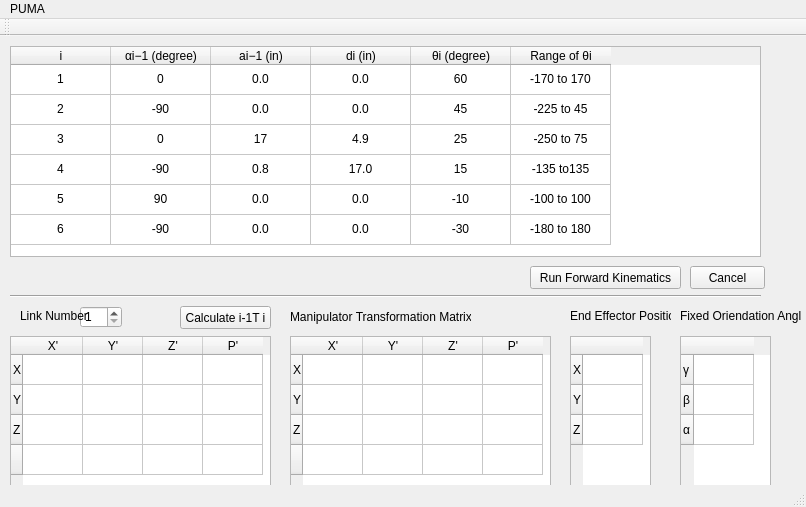
<?xml version="1.0" encoding="UTF-8"?>
<ui version="4.0">
 <class>ForwardKinematics</class>
 <widget class="QMainWindow" name="ForwardKinematics">
  <property name="geometry">
   <rect>
    <x>0</x>
    <y>0</y>
    <width>806</width>
    <height>507</height>
   </rect>
  </property>
  <property name="windowTitle">
   <string>ForwardKinematics</string>
  </property>
  <widget class="QWidget" name="centralWidget">
   <widget class="QPushButton" name="pushButtonCalculate">
    <property name="geometry">
     <rect>
      <x>530</x>
      <y>230</y>
      <width>151</width>
      <height>23</height>
     </rect>
    </property>
    <property name="text">
     <string>Run Forward Kinematics</string>
    </property>
   </widget>
   <widget class="QPushButton" name="pushButtonCancel">
    <property name="geometry">
     <rect>
      <x>690</x>
      <y>230</y>
      <width>75</width>
      <height>23</height>
     </rect>
    </property>
    <property name="text">
     <string>Cancel</string>
    </property>
   </widget>
   <widget class="QTableWidget" name="tableWidgetParameters">
    <property name="geometry">
     <rect>
      <x>10</x>
      <y>10</y>
      <width>751</width>
      <height>211</height>
     </rect>
    </property>
    <property name="minimumSize">
     <size>
      <width>631</width>
      <height>0</height>
     </size>
    </property>
    <property name="layoutDirection">
     <enum>Qt::LeftToRight</enum>
    </property>
    <property name="showDropIndicator" stdset="0">
     <bool>true</bool>
    </property>
    <property name="textElideMode">
     <enum>Qt::ElideRight</enum>
    </property>
    <attribute name="horizontalHeaderVisible">
     <bool>true</bool>
    </attribute>
    <attribute name="horizontalHeaderCascadingSectionResizes">
     <bool>false</bool>
    </attribute>
    <attribute name="horizontalHeaderDefaultSectionSize">
     <number>100</number>
    </attribute>
    <attribute name="verticalHeaderVisible">
     <bool>false</bool>
    </attribute>
    <row>
     <property name="text">
      <string>1</string>
     </property>
    </row>
    <row>
     <property name="text">
      <string>2</string>
     </property>
    </row>
    <row>
     <property name="text">
      <string>3</string>
     </property>
    </row>
    <row>
     <property name="text">
      <string>4</string>
     </property>
    </row>
    <row>
     <property name="text">
      <string>5</string>
     </property>
    </row>
    <row>
     <property name="text">
      <string>6</string>
     </property>
    </row>
    <column>
     <property name="text">
      <string>i</string>
     </property>
     <property name="textAlignment">
      <set>AlignHCenter|AlignVCenter|AlignCenter</set>
     </property>
    </column>
    <column>
     <property name="text">
      <string>αi−1 (degree)</string>
     </property>
     <property name="textAlignment">
      <set>AlignHCenter|AlignVCenter|AlignCenter</set>
     </property>
    </column>
    <column>
     <property name="text">
      <string>ai−1 (in)</string>
     </property>
     <property name="textAlignment">
      <set>AlignHCenter|AlignVCenter|AlignCenter</set>
     </property>
    </column>
    <column>
     <property name="text">
      <string>di (in)</string>
     </property>
     <property name="textAlignment">
      <set>AlignHCenter|AlignVCenter|AlignCenter</set>
     </property>
    </column>
    <column>
     <property name="text">
      <string>θi (degree)</string>
     </property>
     <property name="textAlignment">
      <set>AlignHCenter|AlignVCenter|AlignCenter</set>
     </property>
    </column>
    <column>
     <property name="text">
      <string>Range of θi</string>
     </property>
     <property name="textAlignment">
      <set>AlignHCenter|AlignVCenter|AlignCenter</set>
     </property>
    </column>
    <item row="0" column="0">
     <property name="text">
      <string>1</string>
     </property>
     <property name="textAlignment">
      <set>AlignHCenter|AlignVCenter|AlignCenter</set>
     </property>
    </item>
    <item row="0" column="1">
     <property name="text">
      <string>0</string>
     </property>
     <property name="textAlignment">
      <set>AlignHCenter|AlignVCenter|AlignCenter</set>
     </property>
    </item>
    <item row="0" column="2">
     <property name="text">
      <string>0.0</string>
     </property>
     <property name="textAlignment">
      <set>AlignHCenter|AlignVCenter|AlignCenter</set>
     </property>
    </item>
    <item row="0" column="3">
     <property name="text">
      <string>0.0</string>
     </property>
     <property name="textAlignment">
      <set>AlignHCenter|AlignVCenter|AlignCenter</set>
     </property>
    </item>
    <item row="0" column="4">
     <property name="text">
      <string>60</string>
     </property>
     <property name="textAlignment">
      <set>AlignHCenter|AlignVCenter|AlignCenter</set>
     </property>
    </item>
    <item row="0" column="5">
     <property name="text">
      <string>-170 to 170</string>
     </property>
     <property name="textAlignment">
      <set>AlignHCenter|AlignVCenter|AlignCenter</set>
     </property>
    </item>
    <item row="1" column="0">
     <property name="text">
      <string>2</string>
     </property>
     <property name="textAlignment">
      <set>AlignHCenter|AlignVCenter|AlignCenter</set>
     </property>
    </item>
    <item row="1" column="1">
     <property name="text">
      <string>-90</string>
     </property>
     <property name="textAlignment">
      <set>AlignHCenter|AlignVCenter|AlignCenter</set>
     </property>
    </item>
    <item row="1" column="2">
     <property name="text">
      <string>0.0</string>
     </property>
     <property name="textAlignment">
      <set>AlignHCenter|AlignVCenter|AlignCenter</set>
     </property>
    </item>
    <item row="1" column="3">
     <property name="text">
      <string>0.0</string>
     </property>
     <property name="textAlignment">
      <set>AlignHCenter|AlignVCenter|AlignCenter</set>
     </property>
    </item>
    <item row="1" column="4">
     <property name="text">
      <string>45</string>
     </property>
     <property name="textAlignment">
      <set>AlignHCenter|AlignVCenter|AlignCenter</set>
     </property>
    </item>
    <item row="1" column="5">
     <property name="text">
      <string>-225 to 45</string>
     </property>
     <property name="textAlignment">
      <set>AlignHCenter|AlignVCenter|AlignCenter</set>
     </property>
    </item>
    <item row="2" column="0">
     <property name="text">
      <string>3</string>
     </property>
     <property name="textAlignment">
      <set>AlignHCenter|AlignVCenter|AlignCenter</set>
     </property>
    </item>
    <item row="2" column="1">
     <property name="text">
      <string>0</string>
     </property>
     <property name="textAlignment">
      <set>AlignHCenter|AlignVCenter|AlignCenter</set>
     </property>
    </item>
    <item row="2" column="2">
     <property name="text">
      <string>17</string>
     </property>
     <property name="textAlignment">
      <set>AlignHCenter|AlignVCenter|AlignCenter</set>
     </property>
    </item>
    <item row="2" column="3">
     <property name="text">
      <string>4.9</string>
     </property>
     <property name="textAlignment">
      <set>AlignHCenter|AlignVCenter|AlignCenter</set>
     </property>
    </item>
    <item row="2" column="4">
     <property name="text">
      <string>25</string>
     </property>
     <property name="textAlignment">
      <set>AlignHCenter|AlignVCenter|AlignCenter</set>
     </property>
    </item>
    <item row="2" column="5">
     <property name="text">
      <string>-250 to 75</string>
     </property>
     <property name="textAlignment">
      <set>AlignHCenter|AlignVCenter|AlignCenter</set>
     </property>
    </item>
    <item row="3" column="0">
     <property name="text">
      <string>4</string>
     </property>
     <property name="textAlignment">
      <set>AlignHCenter|AlignVCenter|AlignCenter</set>
     </property>
    </item>
    <item row="3" column="1">
     <property name="text">
      <string>-90</string>
     </property>
     <property name="textAlignment">
      <set>AlignHCenter|AlignVCenter|AlignCenter</set>
     </property>
    </item>
    <item row="3" column="2">
     <property name="text">
      <string>0.8</string>
     </property>
     <property name="textAlignment">
      <set>AlignHCenter|AlignVCenter|AlignCenter</set>
     </property>
    </item>
    <item row="3" column="3">
     <property name="text">
      <string>17.0</string>
     </property>
     <property name="textAlignment">
      <set>AlignHCenter|AlignVCenter|AlignCenter</set>
     </property>
    </item>
    <item row="3" column="4">
     <property name="text">
      <string>15</string>
     </property>
     <property name="textAlignment">
      <set>AlignHCenter|AlignVCenter|AlignCenter</set>
     </property>
    </item>
    <item row="3" column="5">
     <property name="text">
      <string>-135 to135</string>
     </property>
     <property name="textAlignment">
      <set>AlignHCenter|AlignVCenter|AlignCenter</set>
     </property>
    </item>
    <item row="4" column="0">
     <property name="text">
      <string>5</string>
     </property>
     <property name="textAlignment">
      <set>AlignHCenter|AlignVCenter|AlignCenter</set>
     </property>
    </item>
    <item row="4" column="1">
     <property name="text">
      <string>90</string>
     </property>
     <property name="textAlignment">
      <set>AlignHCenter|AlignVCenter|AlignCenter</set>
     </property>
    </item>
    <item row="4" column="2">
     <property name="text">
      <string>0.0</string>
     </property>
     <property name="textAlignment">
      <set>AlignHCenter|AlignVCenter|AlignCenter</set>
     </property>
    </item>
    <item row="4" column="3">
     <property name="text">
      <string>0.0</string>
     </property>
     <property name="textAlignment">
      <set>AlignHCenter|AlignVCenter|AlignCenter</set>
     </property>
    </item>
    <item row="4" column="4">
     <property name="text">
      <string>-10</string>
     </property>
     <property name="textAlignment">
      <set>AlignHCenter|AlignVCenter|AlignCenter</set>
     </property>
    </item>
    <item row="4" column="5">
     <property name="text">
      <string>-100 to 100</string>
     </property>
     <property name="textAlignment">
      <set>AlignHCenter|AlignVCenter|AlignCenter</set>
     </property>
    </item>
    <item row="5" column="0">
     <property name="text">
      <string>6</string>
     </property>
     <property name="textAlignment">
      <set>AlignHCenter|AlignVCenter|AlignCenter</set>
     </property>
    </item>
    <item row="5" column="1">
     <property name="text">
      <string>-90</string>
     </property>
     <property name="textAlignment">
      <set>AlignHCenter|AlignVCenter|AlignCenter</set>
     </property>
    </item>
    <item row="5" column="2">
     <property name="text">
      <string>0.0</string>
     </property>
     <property name="textAlignment">
      <set>AlignHCenter|AlignVCenter|AlignCenter</set>
     </property>
    </item>
    <item row="5" column="3">
     <property name="text">
      <string>0.0</string>
     </property>
     <property name="textAlignment">
      <set>AlignHCenter|AlignVCenter|AlignCenter</set>
     </property>
    </item>
    <item row="5" column="4">
     <property name="text">
      <string>-30</string>
     </property>
     <property name="textAlignment">
      <set>AlignHCenter|AlignVCenter|AlignCenter</set>
     </property>
    </item>
    <item row="5" column="5">
     <property name="text">
      <string>-180 to 180</string>
     </property>
     <property name="textAlignment">
      <set>AlignHCenter|AlignVCenter|AlignCenter</set>
     </property>
    </item>
   </widget>
   <widget class="QTableWidget" name="tableWidgetLinkTransMatrix">
    <property name="geometry">
     <rect>
      <x>10</x>
      <y>300</y>
      <width>261</width>
      <height>151</height>
     </rect>
    </property>
    <attribute name="horizontalHeaderDefaultSectionSize">
     <number>60</number>
    </attribute>
    <row>
     <property name="text">
      <string>X</string>
     </property>
    </row>
    <row>
     <property name="text">
      <string>Y</string>
     </property>
    </row>
    <row>
     <property name="text">
      <string>Z</string>
     </property>
    </row>
    <row>
     <property name="text">
      <string/>
     </property>
    </row>
    <column>
     <property name="text">
      <string>X'</string>
     </property>
    </column>
    <column>
     <property name="text">
      <string>Y'</string>
     </property>
    </column>
    <column>
     <property name="text">
      <string>Z'</string>
     </property>
    </column>
    <column>
     <property name="text">
      <string>P'</string>
     </property>
    </column>
    <item row="0" column="0">
     <property name="text">
      <string/>
     </property>
     <property name="flags">
      <set>ItemIsSelectable|ItemIsDragEnabled|ItemIsEnabled</set>
     </property>
    </item>
    <item row="0" column="1">
     <property name="flags">
      <set>ItemIsSelectable|ItemIsDragEnabled|ItemIsEnabled</set>
     </property>
    </item>
    <item row="0" column="2">
     <property name="flags">
      <set>ItemIsSelectable|ItemIsDragEnabled|ItemIsEnabled</set>
     </property>
    </item>
    <item row="0" column="3">
     <property name="flags">
      <set>ItemIsSelectable|ItemIsDragEnabled|ItemIsEnabled</set>
     </property>
    </item>
    <item row="1" column="0">
     <property name="flags">
      <set>ItemIsSelectable|ItemIsDragEnabled|ItemIsEnabled</set>
     </property>
    </item>
    <item row="1" column="1">
     <property name="flags">
      <set>ItemIsSelectable|ItemIsDragEnabled|ItemIsEnabled</set>
     </property>
    </item>
    <item row="1" column="2">
     <property name="flags">
      <set>ItemIsSelectable|ItemIsDragEnabled|ItemIsEnabled</set>
     </property>
    </item>
    <item row="1" column="3">
     <property name="flags">
      <set>ItemIsSelectable|ItemIsDragEnabled|ItemIsEnabled</set>
     </property>
    </item>
    <item row="2" column="0">
     <property name="flags">
      <set>ItemIsSelectable|ItemIsDragEnabled|ItemIsEnabled</set>
     </property>
    </item>
    <item row="2" column="1">
     <property name="flags">
      <set>ItemIsSelectable|ItemIsDragEnabled|ItemIsEnabled</set>
     </property>
    </item>
    <item row="2" column="2">
     <property name="flags">
      <set>ItemIsSelectable|ItemIsDragEnabled|ItemIsEnabled</set>
     </property>
    </item>
    <item row="2" column="3">
     <property name="flags">
      <set>ItemIsSelectable|ItemIsDragEnabled|ItemIsEnabled</set>
     </property>
    </item>
    <item row="3" column="0">
     <property name="flags">
      <set>ItemIsSelectable|ItemIsDragEnabled|ItemIsEnabled</set>
     </property>
    </item>
    <item row="3" column="1">
     <property name="flags">
      <set>ItemIsSelectable|ItemIsDragEnabled|ItemIsEnabled</set>
     </property>
    </item>
    <item row="3" column="2">
     <property name="flags">
      <set>ItemIsSelectable|ItemIsDragEnabled|ItemIsEnabled</set>
     </property>
    </item>
    <item row="3" column="3">
     <property name="flags">
      <set>ItemIsSelectable|ItemIsDragEnabled|ItemIsEnabled</set>
     </property>
    </item>
   </widget>
   <widget class="QPushButton" name="pushButtonLinkTransformationMatrix">
    <property name="geometry">
     <rect>
      <x>180</x>
      <y>270</y>
      <width>91</width>
      <height>23</height>
     </rect>
    </property>
    <property name="text">
     <string>Calculate i-1T i</string>
    </property>
   </widget>
   <widget class="QSpinBox" name="spinBox">
    <property name="geometry">
     <rect>
      <x>80</x>
      <y>270</y>
      <width>42</width>
      <height>22</height>
     </rect>
    </property>
    <property name="minimum">
     <number>1</number>
    </property>
    <property name="maximum">
     <number>6</number>
    </property>
   </widget>
   <widget class="QTableWidget" name="tableWidgetManipulatorMatrix">
    <property name="geometry">
     <rect>
      <x>290</x>
      <y>300</y>
      <width>261</width>
      <height>151</height>
     </rect>
    </property>
    <attribute name="horizontalHeaderDefaultSectionSize">
     <number>60</number>
    </attribute>
    <row>
     <property name="text">
      <string>X</string>
     </property>
    </row>
    <row>
     <property name="text">
      <string>Y</string>
     </property>
    </row>
    <row>
     <property name="text">
      <string>Z</string>
     </property>
    </row>
    <row>
     <property name="text">
      <string/>
     </property>
    </row>
    <column>
     <property name="text">
      <string>X'</string>
     </property>
    </column>
    <column>
     <property name="text">
      <string>Y'</string>
     </property>
    </column>
    <column>
     <property name="text">
      <string>Z'</string>
     </property>
    </column>
    <column>
     <property name="text">
      <string>P'</string>
     </property>
    </column>
    <item row="0" column="0">
     <property name="text">
      <string/>
     </property>
     <property name="flags">
      <set>ItemIsSelectable|ItemIsDragEnabled|ItemIsEnabled</set>
     </property>
    </item>
    <item row="0" column="1">
     <property name="flags">
      <set>ItemIsSelectable|ItemIsDragEnabled|ItemIsEnabled</set>
     </property>
    </item>
    <item row="0" column="2">
     <property name="flags">
      <set>ItemIsSelectable|ItemIsDragEnabled|ItemIsEnabled</set>
     </property>
    </item>
    <item row="0" column="3">
     <property name="flags">
      <set>ItemIsSelectable|ItemIsDragEnabled|ItemIsEnabled</set>
     </property>
    </item>
    <item row="1" column="0">
     <property name="flags">
      <set>ItemIsSelectable|ItemIsDragEnabled|ItemIsEnabled</set>
     </property>
    </item>
    <item row="1" column="1">
     <property name="flags">
      <set>ItemIsSelectable|ItemIsDragEnabled|ItemIsEnabled</set>
     </property>
    </item>
    <item row="1" column="2">
     <property name="flags">
      <set>ItemIsSelectable|ItemIsDragEnabled|ItemIsEnabled</set>
     </property>
    </item>
    <item row="1" column="3">
     <property name="flags">
      <set>ItemIsSelectable|ItemIsDragEnabled|ItemIsEnabled</set>
     </property>
    </item>
    <item row="2" column="0">
     <property name="flags">
      <set>ItemIsSelectable|ItemIsDragEnabled|ItemIsEnabled</set>
     </property>
    </item>
    <item row="2" column="1">
     <property name="flags">
      <set>ItemIsSelectable|ItemIsDragEnabled|ItemIsEnabled</set>
     </property>
    </item>
    <item row="2" column="2">
     <property name="flags">
      <set>ItemIsSelectable|ItemIsDragEnabled|ItemIsEnabled</set>
     </property>
    </item>
    <item row="2" column="3">
     <property name="flags">
      <set>ItemIsSelectable|ItemIsDragEnabled|ItemIsEnabled</set>
     </property>
    </item>
    <item row="3" column="0">
     <property name="flags">
      <set>ItemIsSelectable|ItemIsDragEnabled|ItemIsEnabled</set>
     </property>
    </item>
    <item row="3" column="1">
     <property name="flags">
      <set>ItemIsSelectable|ItemIsDragEnabled|ItemIsEnabled</set>
     </property>
    </item>
    <item row="3" column="2">
     <property name="flags">
      <set>ItemIsSelectable|ItemIsDragEnabled|ItemIsEnabled</set>
     </property>
    </item>
    <item row="3" column="3">
     <property name="flags">
      <set>ItemIsSelectable|ItemIsDragEnabled|ItemIsEnabled</set>
     </property>
    </item>
   </widget>
   <widget class="Line" name="line">
    <property name="geometry">
     <rect>
      <x>10</x>
      <y>250</y>
      <width>751</width>
      <height>20</height>
     </rect>
    </property>
    <property name="orientation">
     <enum>Qt::Horizontal</enum>
    </property>
   </widget>
   <widget class="QLabel" name="label">
    <property name="geometry">
     <rect>
      <x>20</x>
      <y>270</y>
      <width>71</width>
      <height>20</height>
     </rect>
    </property>
    <property name="text">
     <string>Link Number</string>
    </property>
   </widget>
   <widget class="QLabel" name="label_2">
    <property name="geometry">
     <rect>
      <x>290</x>
      <y>270</y>
      <width>181</width>
      <height>21</height>
     </rect>
    </property>
    <property name="text">
     <string>Manipulator Transformation Matrix</string>
    </property>
   </widget>
   <widget class="QTableWidget" name="tableWidgetEndEffector">
    <property name="geometry">
     <rect>
      <x>570</x>
      <y>300</y>
      <width>81</width>
      <height>151</height>
     </rect>
    </property>
    <attribute name="horizontalHeaderDefaultSectionSize">
     <number>60</number>
    </attribute>
    <row>
     <property name="text">
      <string>X</string>
     </property>
    </row>
    <row>
     <property name="text">
      <string>Y</string>
     </property>
    </row>
    <row>
     <property name="text">
      <string>Z</string>
     </property>
    </row>
    <column>
     <property name="text">
      <string/>
     </property>
    </column>
    <item row="0" column="0">
     <property name="flags">
      <set>ItemIsSelectable|ItemIsDragEnabled|ItemIsEnabled</set>
     </property>
    </item>
    <item row="1" column="0">
     <property name="flags">
      <set>ItemIsSelectable|ItemIsDragEnabled|ItemIsEnabled</set>
     </property>
    </item>
    <item row="2" column="0">
     <property name="flags">
      <set>ItemIsSelectable|ItemIsDragEnabled|ItemIsEnabled</set>
     </property>
    </item>
   </widget>
   <widget class="QLabel" name="label_3">
    <property name="geometry">
     <rect>
      <x>570</x>
      <y>270</y>
      <width>101</width>
      <height>20</height>
     </rect>
    </property>
    <property name="text">
     <string>End Effector Position</string>
    </property>
   </widget>
   <widget class="QTableWidget" name="tableWidgetAngles">
    <property name="geometry">
     <rect>
      <x>680</x>
      <y>300</y>
      <width>91</width>
      <height>151</height>
     </rect>
    </property>
    <attribute name="horizontalHeaderDefaultSectionSize">
     <number>60</number>
    </attribute>
    <row>
     <property name="text">
      <string>γ</string>
     </property>
    </row>
    <row>
     <property name="text">
      <string>β</string>
     </property>
    </row>
    <row>
     <property name="text">
      <string>α</string>
     </property>
    </row>
    <column>
     <property name="text">
      <string/>
     </property>
    </column>
    <item row="0" column="0">
     <property name="flags">
      <set>ItemIsSelectable|ItemIsDragEnabled|ItemIsEnabled</set>
     </property>
    </item>
    <item row="1" column="0">
     <property name="flags">
      <set>ItemIsSelectable|ItemIsDragEnabled|ItemIsEnabled</set>
     </property>
    </item>
    <item row="2" column="0">
     <property name="flags">
      <set>ItemIsSelectable|ItemIsDragEnabled|ItemIsEnabled</set>
     </property>
    </item>
   </widget>
   <widget class="QLabel" name="label_4">
    <property name="geometry">
     <rect>
      <x>680</x>
      <y>270</y>
      <width>121</width>
      <height>20</height>
     </rect>
    </property>
    <property name="text">
     <string>Fixed Oriendation Angles</string>
    </property>
   </widget>
  </widget>
  <widget class="QMenuBar" name="menuBar">
   <property name="geometry">
    <rect>
     <x>0</x>
     <y>0</y>
     <width>806</width>
     <height>21</height>
    </rect>
   </property>
   <widget class="QMenu" name="menuPUMA">
    <property name="title">
     <string>PUMA</string>
    </property>
   </widget>
   <addaction name="menuPUMA"/>
  </widget>
  <widget class="QToolBar" name="mainToolBar">
   <attribute name="toolBarArea">
    <enum>TopToolBarArea</enum>
   </attribute>
   <attribute name="toolBarBreak">
    <bool>false</bool>
   </attribute>
  </widget>
  <widget class="QStatusBar" name="statusBar"/>
 </widget>
 <layoutdefault spacing="6" margin="11"/>
 <resources/>
 <connections/>
</ui>
